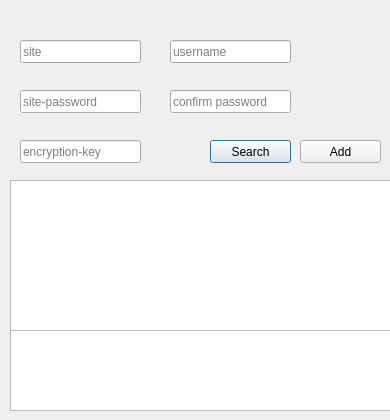
<?xml version="1.0" encoding="UTF-8"?>
<ui version="4.0">
 <class>credentialWindow</class>
 <widget class="QDialog" name="credentialWindow">
  <property name="geometry">
   <rect>
    <x>0</x>
    <y>0</y>
    <width>390</width>
    <height>420</height>
   </rect>
  </property>
  <property name="windowTitle">
   <string>Manage Credential</string>
  </property>
  <property name="windowIcon">
   <iconset>
    <normaloff>../build-credential-manager-Desktop-Release/icon.png</normaloff>../build-credential-manager-Desktop-Release/icon.png</iconset>
  </property>
  <widget class="QTableView" name="tableView">
   <property name="geometry">
    <rect>
     <x>10</x>
     <y>180</y>
     <width>381</width>
     <height>151</height>
    </rect>
   </property>
  </widget>
  <widget class="QLineEdit" name="passwordEntry">
   <property name="geometry">
    <rect>
     <x>20</x>
     <y>90</y>
     <width>121</width>
     <height>23</height>
    </rect>
   </property>
   <property name="text">
    <string/>
   </property>
   <property name="placeholderText">
    <string>site-password</string>
   </property>
  </widget>
  <widget class="QLineEdit" name="siteEntry">
   <property name="geometry">
    <rect>
     <x>20</x>
     <y>40</y>
     <width>121</width>
     <height>23</height>
    </rect>
   </property>
   <property name="placeholderText">
    <string>site</string>
   </property>
  </widget>
  <widget class="QLineEdit" name="userEntry">
   <property name="geometry">
    <rect>
     <x>170</x>
     <y>40</y>
     <width>121</width>
     <height>23</height>
    </rect>
   </property>
   <property name="placeholderText">
    <string>username</string>
   </property>
  </widget>
  <widget class="QPushButton" name="searchButton">
   <property name="geometry">
    <rect>
     <x>210</x>
     <y>140</y>
     <width>81</width>
     <height>23</height>
    </rect>
   </property>
   <property name="text">
    <string>Search</string>
   </property>
  </widget>
  <widget class="QPushButton" name="addButton">
   <property name="geometry">
    <rect>
     <x>300</x>
     <y>140</y>
     <width>81</width>
     <height>23</height>
    </rect>
   </property>
   <property name="text">
    <string>Add</string>
   </property>
  </widget>
  <widget class="QLineEdit" name="keyEntry">
   <property name="geometry">
    <rect>
     <x>20</x>
     <y>140</y>
     <width>121</width>
     <height>23</height>
    </rect>
   </property>
   <property name="placeholderText">
    <string>encryption-key</string>
   </property>
  </widget>
  <widget class="QLineEdit" name="confirmPass">
   <property name="geometry">
    <rect>
     <x>170</x>
     <y>90</y>
     <width>121</width>
     <height>23</height>
    </rect>
   </property>
   <property name="placeholderText">
    <string>confirm password</string>
   </property>
  </widget>
  <widget class="QTextBrowser" name="messageBox">
   <property name="geometry">
    <rect>
     <x>10</x>
     <y>330</y>
     <width>511</width>
     <height>81</height>
    </rect>
   </property>
  </widget>
 </widget>
 <resources/>
 <connections/>
</ui>
